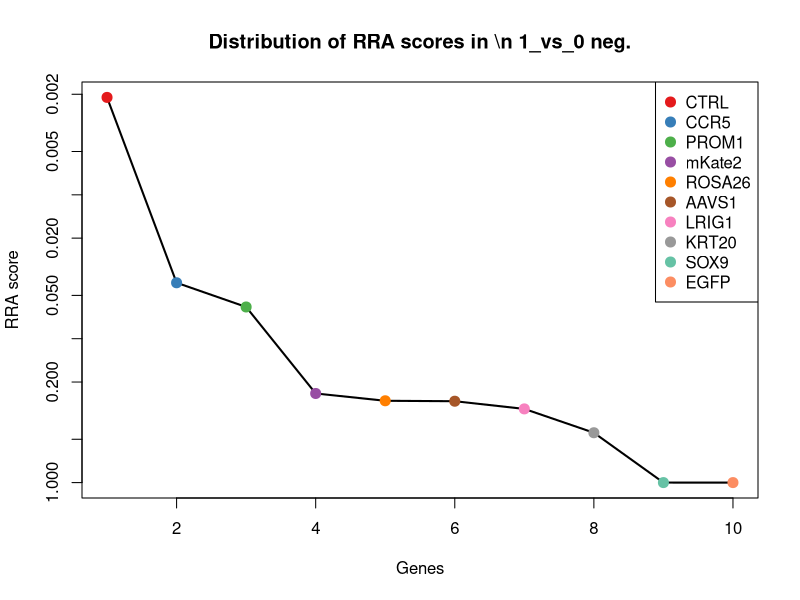
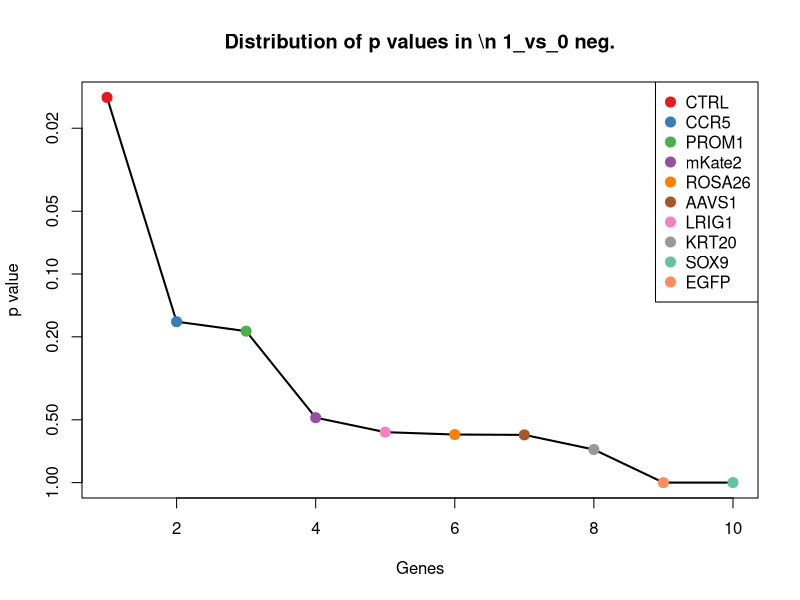
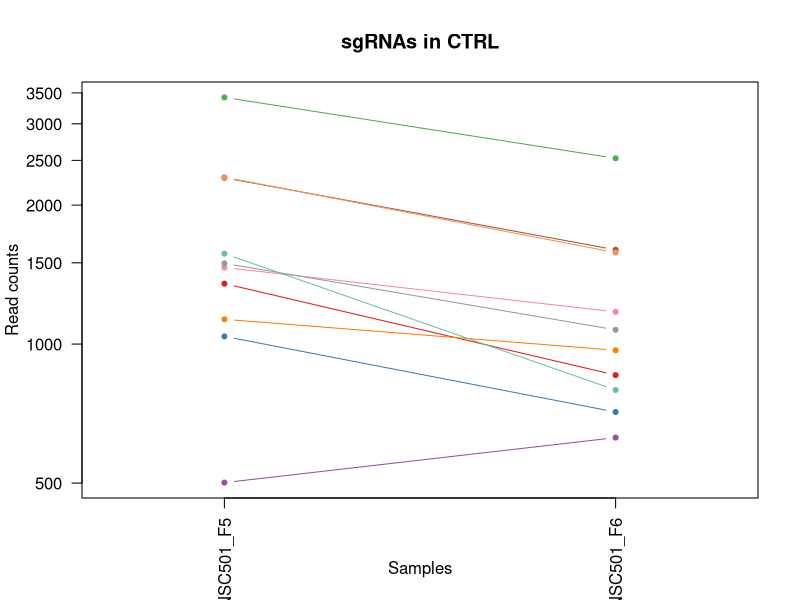
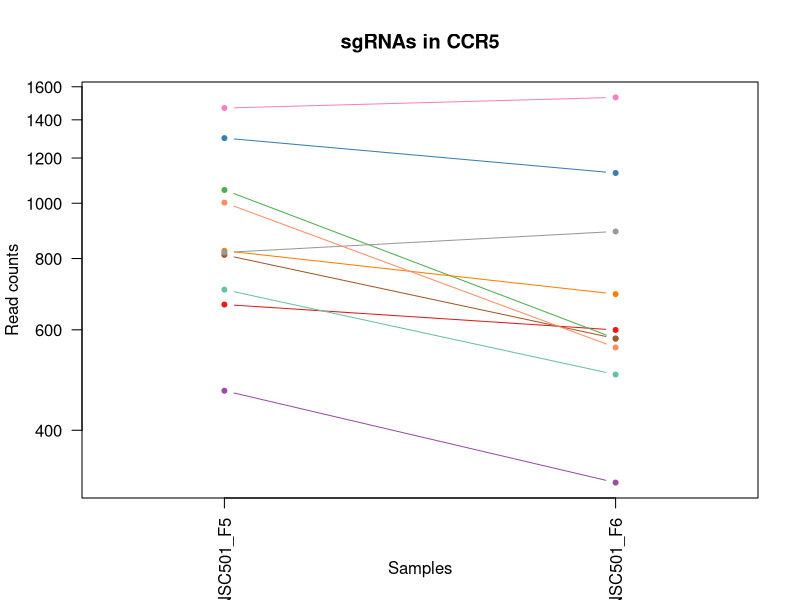
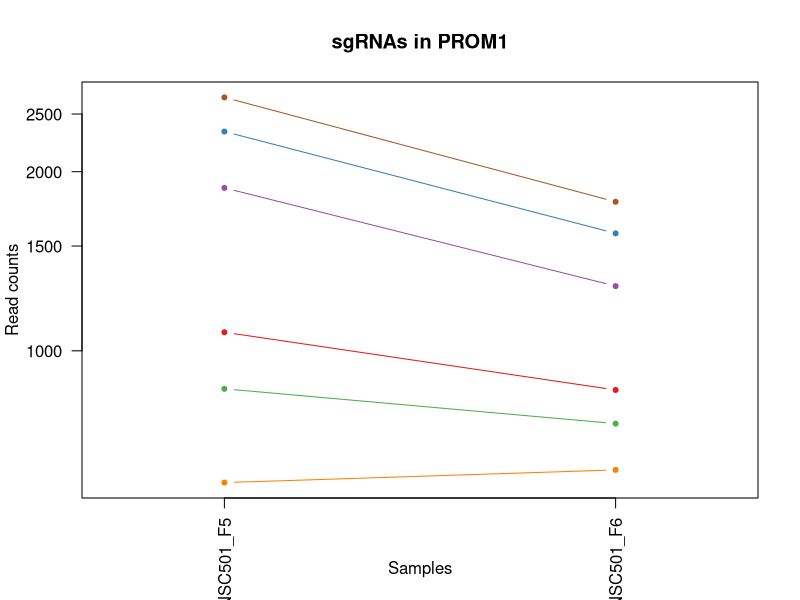
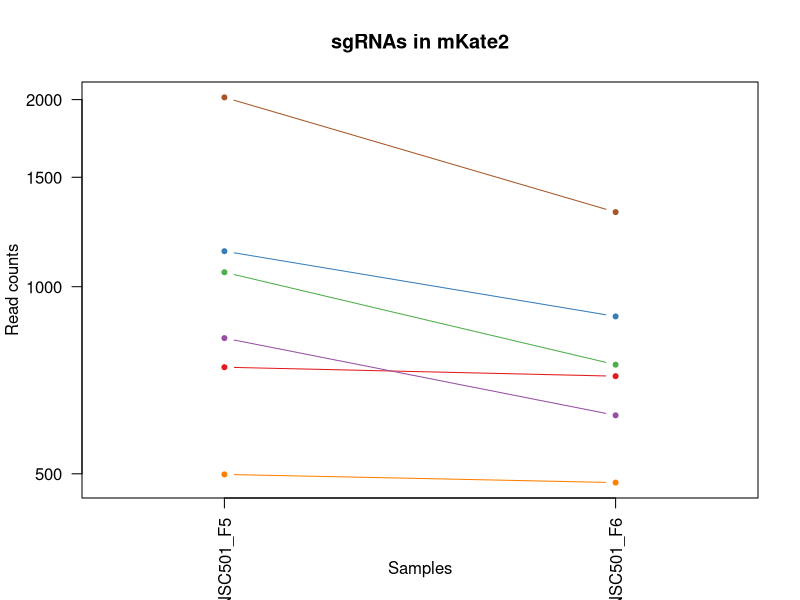
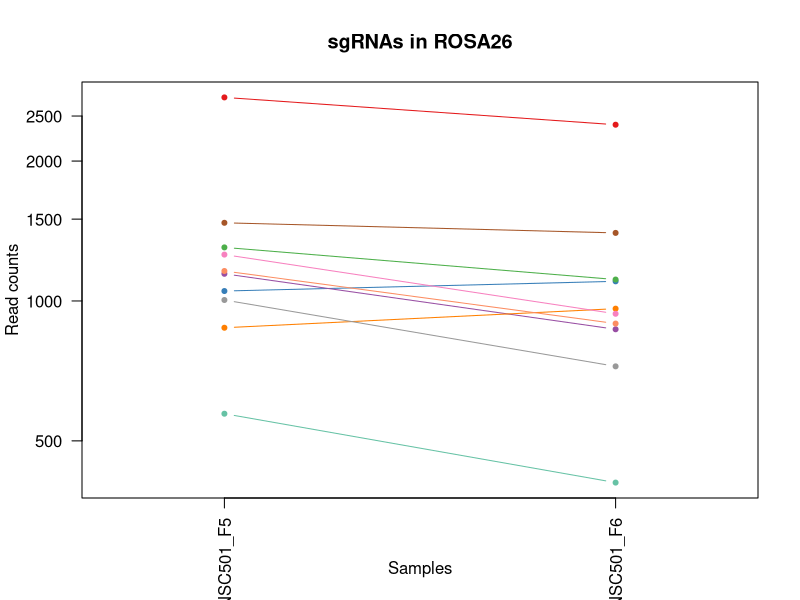
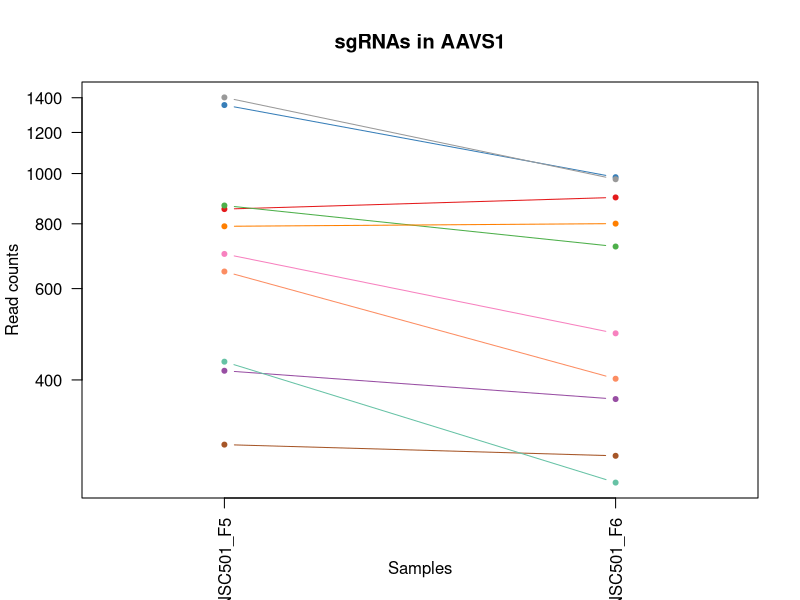

Reproduce these figures in R, in order. (Note: this script raises an error after producing the figures.)
pdf(file='S1B_c0_t1.pdf',width=4.5,height=4.5);
gstable=read.table('S1B_c0_t1.gene_summary.txt',header=T)
# 
#
# parameters
# Do not modify the variables beginning with "__"

# gstablename='__GENE_SUMMARY_FILE__'
startindex=3
# outputfile='__OUTPUT_FILE__'
targetgenelist=c("CTRL","CCR5","PROM1","mKate2","ROSA26","AAVS1","LRIG1","KRT20","SOX9","EGFP")
# samplelabel=sub('.\\w+.\\w+$','',colnames(gstable)[startindex]);
samplelabel='1_vs_0 neg.'


# You need to write some codes in front of this code:
# gstable=read.table(gstablename,header=T)
# pdf(file=outputfile,width=6,height=6)


# set up color using RColorBrewer
#library(RColorBrewer)
#colors <- brewer.pal(length(targetgenelist), "Set1")

colors=c( "#E41A1C", "#377EB8", "#4DAF4A", "#984EA3", "#FF7F00",  "#A65628", "#F781BF",
          "#999999", "#66C2A5", "#FC8D62", "#8DA0CB", "#E78AC3", "#A6D854", "#FFD92F", "#E5C494", "#B3B3B3", 
          "#8DD3C7", "#FFFFB3", "#BEBADA", "#FB8072", "#80B1D3", "#FDB462", "#B3DE69", "#FCCDE5",
          "#D9D9D9", "#BC80BD", "#CCEBC5", "#FFED6F")

######
# function definition

plotrankedvalues<-function(val, tglist, ...){
  
  plot(val,log='y',ylim=c(max(val),min(val)),type='l',lwd=2, ...)
  if(length(tglist)>0){
    for(i in 1:length(tglist)){
      targetgene=tglist[i];
      tx=which(names(val)==targetgene);ty=val[targetgene];
      points(tx,ty,col=colors[(i %% length(colors)) ],cex=2,pch=20)
      # text(tx+50,ty,targetgene,col=colors[i])
    }
    legend('topright',tglist,pch=20,pt.cex = 2,cex=1,col=colors)
  }
}



plotrandvalues<-function(val,targetgenelist, ...){
  # choose the one with the best distance distribution
  
  mindiffvalue=0;
  randval=val;
  for(i in 1:20){
    randval0=sample(val)
    vindex=sort(which(names(randval0) %in% targetgenelist))
    if(max(vindex)>0.9*length(val)){
      # print('pass...')
      next;
    }
    mindiffind=min(diff(vindex));
    if (mindiffind > mindiffvalue){
      mindiffvalue=mindiffind;
      randval=randval0;
      # print(paste('Diff: ',mindiffvalue))
    }
  }
  plot(randval,log='y',ylim=c(max(randval),min(randval)),pch=20,col='grey', ...)
  
  if(length(targetgenelist)>0){
    for(i in 1:length(targetgenelist)){
      targetgene=targetgenelist[i];
      tx=which(names(randval)==targetgene);ty=randval[targetgene];
      points(tx,ty,col=colors[(i %% length(colors)) ],cex=2,pch=20)
      text(tx+50,ty,targetgene,col=colors[i])
    }
  }
  
}




# set.seed(1235)



pvec=gstable[,startindex]
names(pvec)=gstable[,'id']
pvec=sort(pvec);

plotrankedvalues(pvec,targetgenelist,xlab='Genes',ylab='RRA score',main=paste('Distribution of RRA scores in \\n',samplelabel))

# plotrandvalues(pvec,targetgenelist,xlab='Genes',ylab='RRA score',main=paste('Distribution of RRA scores in \\n',samplelabel))


pvec=gstable[,startindex+1]
names(pvec)=gstable[,'id']
pvec=sort(pvec);

plotrankedvalues(pvec,targetgenelist,xlab='Genes',ylab='p value',main=paste('Distribution of p values in \\n',samplelabel))

# plotrandvalues(pvec,targetgenelist,xlab='Genes',ylab='p value',main=paste('Distribution of p values in \\n',samplelabel))



# you need to write after this code:
# dev.off()






# parameters
# Do not modify the variables beginning with "__"
targetmat=list(c(1350.8676676128587,855.6689675297708),c(1037.9870751141914,711.5750249727824),c(3421.132317978127,2524.3124010909455),c(500.1521880088183,626.1860219760486),c(1130.4809728966443,968.6315027442001),c(2290.651345081483,1599.2648686263285),c(1463.915764902523,1173.2093224238752),c(1494.7470641633406,1072.6993501464694),c(1568.9705623838274,794.2956216258684),c(2297.5027449172203,1577.0281490959292))
targetgene="CTRL"
collabel=c("S05_MNSC501_F5","S06_MNSC501_F6")

# set up color using RColorBrewer
#library(RColorBrewer)
#colors <- brewer.pal(length(targetgenelist), "Set1")

colors=c( "#E41A1C", "#377EB8", "#4DAF4A", "#984EA3", "#FF7F00",  "#A65628", "#F781BF",
          "#999999", "#66C2A5", "#FC8D62", "#8DA0CB", "#E78AC3", "#A6D854", "#FFD92F", "#E5C494", "#B3B3B3", 
          "#8DD3C7", "#FFFFB3", "#BEBADA", "#FB8072", "#80B1D3", "#FDB462", "#B3DE69", "#FCCDE5",
          "#D9D9D9", "#BC80BD", "#CCEBC5", "#FFED6F")


## code

targetmatvec=unlist(targetmat)+1
yrange=range(targetmatvec[targetmatvec>0]);
# yrange[1]=1; # set the minimum value to 1
for(i in 1:length(targetmat)){
  vali=targetmat[[i]]+1;
  if(i==1){
    plot(1:length(vali),vali,type='b',las=1,pch=20,main=paste('sgRNAs in',targetgene),ylab='Read counts',xlab='Samples',xlim=c(0.7,length(vali)+0.3),ylim = yrange,col=colors[(i %% length(colors))],xaxt='n',log='y')
    axis(1,at=1:length(vali),labels=(collabel),las=2)
    # lines(0:100,rep(1,101),col='black');
  }else{
    lines(1:length(vali),vali,type='b',pch=20,col=colors[(i %% length(colors))])
  }
}




# parameters
# Do not modify the variables beginning with "__"
targetmat=list(c(663.4438840938892,598.6124897583533),c(1299.4821688448294,1128.7358833630763),c(1053.9736747309116,578.1547077903857),c(468.1789887753779,322.87716758140004),c(824.4517802337142,692.0067117860309),c(810.7489805622398,578.1547077903857),c(1467.3414648203916,1531.6652412539142),c(818.7422803705999,891.24771877841),c(704.5522831083126,499.8814550433797),c(1001.4462759902596,557.6969258224183))
targetgene="CCR5"
collabel=c("S05_MNSC501_F5","S06_MNSC501_F6")

# set up color using RColorBrewer
#library(RColorBrewer)
#colors <- brewer.pal(length(targetgenelist), "Set1")

colors=c( "#E41A1C", "#377EB8", "#4DAF4A", "#984EA3", "#FF7F00",  "#A65628", "#F781BF",
          "#999999", "#66C2A5", "#FC8D62", "#8DA0CB", "#E78AC3", "#A6D854", "#FFD92F", "#E5C494", "#B3B3B3", 
          "#8DD3C7", "#FFFFB3", "#BEBADA", "#FB8072", "#80B1D3", "#FDB462", "#B3DE69", "#FCCDE5",
          "#D9D9D9", "#BC80BD", "#CCEBC5", "#FFED6F")


## code

targetmatvec=unlist(targetmat)+1
yrange=range(targetmatvec[targetmatvec>0]);
# yrange[1]=1; # set the minimum value to 1
for(i in 1:length(targetmat)){
  vali=targetmat[[i]]+1;
  if(i==1){
    plot(1:length(vali),vali,type='b',las=1,pch=20,main=paste('sgRNAs in',targetgene),ylab='Read counts',xlab='Samples',xlim=c(0.7,length(vali)+0.3),ylim = yrange,col=colors[(i %% length(colors))],xaxt='n',log='y')
    axis(1,at=1:length(vali),labels=(collabel),las=2)
    # lines(0:100,rep(1,101),col='black');
  }else{
    lines(1:length(vali),vali,type='b',pch=20,col=colors[(i %% length(colors))])
  }
}




# parameters
# Do not modify the variables beginning with "__"
targetmat=list(c(1073.3859742655006,858.3373738734189),c(2335.185444013775,1574.3597427522811),c(862.1344793302691,753.3800576899334),c(1877.283554992003,1283.5034512946563),c(599.4974856270082,629.7438971009125),c(2665.194536101785,1778.9375624319562))
targetgene="PROM1"
collabel=c("S05_MNSC501_F5","S06_MNSC501_F6")

# set up color using RColorBrewer
#library(RColorBrewer)
#colors <- brewer.pal(length(targetgenelist), "Set1")

colors=c( "#E41A1C", "#377EB8", "#4DAF4A", "#984EA3", "#FF7F00",  "#A65628", "#F781BF",
          "#999999", "#66C2A5", "#FC8D62", "#8DA0CB", "#E78AC3", "#A6D854", "#FFD92F", "#E5C494", "#B3B3B3", 
          "#8DD3C7", "#FFFFB3", "#BEBADA", "#FB8072", "#80B1D3", "#FDB462", "#B3DE69", "#FCCDE5",
          "#D9D9D9", "#BC80BD", "#CCEBC5", "#FFED6F")


## code

targetmatvec=unlist(targetmat)+1
yrange=range(targetmatvec[targetmatvec>0]);
# yrange[1]=1; # set the minimum value to 1
for(i in 1:length(targetmat)){
  vali=targetmat[[i]]+1;
  if(i==1){
    plot(1:length(vali),vali,type='b',las=1,pch=20,main=paste('sgRNAs in',targetgene),ylab='Read counts',xlab='Samples',xlim=c(0.7,length(vali)+0.3),ylim = yrange,col=colors[(i %% length(colors))],xaxt='n',log='y')
    axis(1,at=1:length(vali),labels=(collabel),las=2)
    # lines(0:100,rep(1,101),col='black');
  }else{
    lines(1:length(vali),vali,type='b',pch=20,col=colors[(i %% length(colors))])
  }
}




# parameters
# Do not modify the variables beginning with "__"
targetmat=list(c(741.0930822322446,716.9118376600783),c(1139.6161726776272,894.8055939032739),c(1053.9736747309116,748.0432450026375),c(825.5936802063371,619.9597405075367),c(497.8683880635726,482.9815482002761),c(2015.4534516793706,1317.3032649808636))
targetgene="mKate2"
collabel=c("S05_MNSC501_F5","S06_MNSC501_F6")

# set up color using RColorBrewer
#library(RColorBrewer)
#colors <- brewer.pal(length(targetgenelist), "Set1")

colors=c( "#E41A1C", "#377EB8", "#4DAF4A", "#984EA3", "#FF7F00",  "#A65628", "#F781BF",
          "#999999", "#66C2A5", "#FC8D62", "#8DA0CB", "#E78AC3", "#A6D854", "#FFD92F", "#E5C494", "#B3B3B3", 
          "#8DD3C7", "#FFFFB3", "#BEBADA", "#FB8072", "#80B1D3", "#FDB462", "#B3DE69", "#FCCDE5",
          "#D9D9D9", "#BC80BD", "#CCEBC5", "#FFED6F")


## code

targetmatvec=unlist(targetmat)+1
yrange=range(targetmatvec[targetmatvec>0]);
# yrange[1]=1; # set the minimum value to 1
for(i in 1:length(targetmat)){
  vali=targetmat[[i]]+1;
  if(i==1){
    plot(1:length(vali),vali,type='b',las=1,pch=20,main=paste('sgRNAs in',targetgene),ylab='Read counts',xlab='Samples',xlim=c(0.7,length(vali)+0.3),ylim = yrange,col=colors[(i %% length(colors))],xaxt='n',log='y')
    axis(1,at=1:length(vali),labels=(collabel),las=2)
    # lines(0:100,rep(1,101),col='black');
  }else{
    lines(1:length(vali),vali,type='b',pch=20,col=colors[(i %% length(colors))])
  }
}




# parameters
# Do not modify the variables beginning with "__"
targetmat=list(c(2740.559934294895,2393.560490252197),c(1049.4060748404202,1101.1623511453809),c(1302.907868762698,1110.9465077387565),c(1143.0418725954958,868.1215304667946),c(874.6953790291207,961.5157524944723),c(1471.9090647108833,1400.0238616339495),c(1257.231869857783,937.5000954016409),c(1003.7300759355053,722.2486503473742),c(570.9499863114364,405.597764234486),c(1159.028472212216,893.026656340842))
targetgene="ROSA26"
collabel=c("S05_MNSC501_F5","S06_MNSC501_F6")

# set up color using RColorBrewer
#library(RColorBrewer)
#colors <- brewer.pal(length(targetgenelist), "Set1")

colors=c( "#E41A1C", "#377EB8", "#4DAF4A", "#984EA3", "#FF7F00",  "#A65628", "#F781BF",
          "#999999", "#66C2A5", "#FC8D62", "#8DA0CB", "#E78AC3", "#A6D854", "#FFD92F", "#E5C494", "#B3B3B3", 
          "#8DD3C7", "#FFFFB3", "#BEBADA", "#FB8072", "#80B1D3", "#FDB462", "#B3DE69", "#FCCDE5",
          "#D9D9D9", "#BC80BD", "#CCEBC5", "#FFED6F")


## code

targetmatvec=unlist(targetmat)+1
yrange=range(targetmatvec[targetmatvec>0]);
# yrange[1]=1; # set the minimum value to 1
for(i in 1:length(targetmat)){
  vali=targetmat[[i]]+1;
  if(i==1){
    plot(1:length(vali),vali,type='b',las=1,pch=20,main=paste('sgRNAs in',targetgene),ylab='Read counts',xlab='Samples',xlim=c(0.7,length(vali)+0.3),ylim = yrange,col=colors[(i %% length(colors))],xaxt='n',log='y')
    axis(1,at=1:length(vali),labels=(collabel),las=2)
    # lines(0:100,rep(1,101),col='black');
  }else{
    lines(1:length(vali),vali,type='b',pch=20,col=colors[(i %% length(colors))])
  }
}




# parameters
# Do not modify the variables beginning with "__"
targetmat=list(c(852.999279549286,898.3634690281378),c(1354.2933675307272,982.8630032436557),c(866.7020792207605,722.2486503473742),c(415.65159003472576,366.46113786098294),c(790.1947810550281,799.6324343131643),c(299.1777928271927,284.630009989113),c(698.8427832451982,490.9867672312199),c(1401.111266408265,973.968315431496),c(432.7800896240688,252.60913386533775),c(646.315384504546,401.1504203284061))
targetgene="AAVS1"
collabel=c("S05_MNSC501_F5","S06_MNSC501_F6")

# set up color using RColorBrewer
#library(RColorBrewer)
#colors <- brewer.pal(length(targetgenelist), "Set1")

colors=c( "#E41A1C", "#377EB8", "#4DAF4A", "#984EA3", "#FF7F00",  "#A65628", "#F781BF",
          "#999999", "#66C2A5", "#FC8D62", "#8DA0CB", "#E78AC3", "#A6D854", "#FFD92F", "#E5C494", "#B3B3B3", 
          "#8DD3C7", "#FFFFB3", "#BEBADA", "#FB8072", "#80B1D3", "#FDB462", "#B3DE69", "#FCCDE5",
          "#D9D9D9", "#BC80BD", "#CCEBC5", "#FFED6F")


## code

targetmatvec=unlist(targetmat)+1
yrange=range(targetmatvec[targetmatvec>0]);
# yrange[1]=1; # set the minimum value to 1
for(i in 1:length(targetmat)){
  vali=targetmat[[i]]+1;
  if(i==1){
    plot(1:length(vali),vali,type='b',las=1,pch=20,main=paste('sgRNAs in',targetgene),ylab='Read counts',xlab='Samples',xlim=c(0.7,length(vali)+0.3),ylim = yrange,col=colors[(i %% length(colors))],xaxt='n',log='y')
    axis(1,at=1:length(vali),labels=(collabel),las=2)
    # lines(0:100,rep(1,101),col='black');
  }else{
    lines(1:length(vali),vali,type='b',pch=20,col=colors[(i %% length(colors))])
  }
}




# parameters
# Do not modify the variables beginning with "__"
targetmat=list(c(1314.3268684889267,1142.9673838625317),c(784.4852811919137,588.8283331649775),c(858.7087794124004,636.8596473506403),c(1781.3639572916818,1158.9778219244195),c(2198.1574472990305,1726.4589043402134),c(678.2885837379865,566.591613634578))
targetgene="LRIG1"
collabel=c("S05_MNSC501_F5","S06_MNSC501_F6")

# set up color using RColorBrewer
#library(RColorBrewer)
#colors <- brewer.pal(length(targetgenelist), "Set1")

colors=c( "#E41A1C", "#377EB8", "#4DAF4A", "#984EA3", "#FF7F00",  "#A65628", "#F781BF",
          "#999999", "#66C2A5", "#FC8D62", "#8DA0CB", "#E78AC3", "#A6D854", "#FFD92F", "#E5C494", "#B3B3B3", 
          "#8DD3C7", "#FFFFB3", "#BEBADA", "#FB8072", "#80B1D3", "#FDB462", "#B3DE69", "#FCCDE5",
          "#D9D9D9", "#BC80BD", "#CCEBC5", "#FFED6F")


## code

targetmatvec=unlist(targetmat)+1
yrange=range(targetmatvec[targetmatvec>0]);
# yrange[1]=1; # set the minimum value to 1
for(i in 1:length(targetmat)){
  vali=targetmat[[i]]+1;
  if(i==1){
    plot(1:length(vali),vali,type='b',las=1,pch=20,main=paste('sgRNAs in',targetgene),ylab='Read counts',xlab='Samples',xlim=c(0.7,length(vali)+0.3),ylim = yrange,col=colors[(i %% length(colors))],xaxt='n',log='y')
    axis(1,at=1:length(vali),labels=(collabel),las=2)
    # lines(0:100,rep(1,101),col='black');
  }else{
    lines(1:length(vali),vali,type='b',pch=20,col=colors[(i %% length(colors))])
  }
}




# parameters
# Do not modify the variables beginning with "__"
targetmat=list(c(624.6192850247115,548.8022380102584),c(1222.974870679097,1052.2415681785021),c(908.9523782078069,805.8587157816761),c(623.4773850520886,395.81360764111025),c(1808.7695566346306,1206.1196673288662),c(644.0315845593003,494.5446423560838))
targetgene="KRT20"
collabel=c("S05_MNSC501_F5","S06_MNSC501_F6")

# set up color using RColorBrewer
#library(RColorBrewer)
#colors <- brewer.pal(length(targetgenelist), "Set1")

colors=c( "#E41A1C", "#377EB8", "#4DAF4A", "#984EA3", "#FF7F00",  "#A65628", "#F781BF",
          "#999999", "#66C2A5", "#FC8D62", "#8DA0CB", "#E78AC3", "#A6D854", "#FFD92F", "#E5C494", "#B3B3B3", 
          "#8DD3C7", "#FFFFB3", "#BEBADA", "#FB8072", "#80B1D3", "#FDB462", "#B3DE69", "#FCCDE5",
          "#D9D9D9", "#BC80BD", "#CCEBC5", "#FFED6F")


## code

targetmatvec=unlist(targetmat)+1
yrange=range(targetmatvec[targetmatvec>0]);
# yrange[1]=1; # set the minimum value to 1
for(i in 1:length(targetmat)){
  vali=targetmat[[i]]+1;
  if(i==1){
    plot(1:length(vali),vali,type='b',las=1,pch=20,main=paste('sgRNAs in',targetgene),ylab='Read counts',xlab='Samples',xlim=c(0.7,length(vali)+0.3),ylim = yrange,col=colors[(i %% length(colors))],xaxt='n',log='y')
    axis(1,at=1:length(vali),labels=(collabel),las=2)
    # lines(0:100,rep(1,101),col='black');
  }else{
    lines(1:length(vali),vali,type='b',pch=20,col=colors[(i %% length(colors))])
  }
}




# parameters
# Do not modify the variables beginning with "__"
targetmat=list(c(631.4706848604487,1164.3146346117153),c(179.27829570179105,1123.3990706757802),c(290.04259304620973,332.6613241747758),c(181.56209564703678,489.20782966878795),c(468.1789887753779,1376.008204541118),c(677.1466837653636,1145.6357902061798))
targetgene="SOX9"
collabel=c("S05_MNSC501_F5","S06_MNSC501_F6")

# set up color using RColorBrewer
#library(RColorBrewer)
#colors <- brewer.pal(length(targetgenelist), "Set1")

colors=c( "#E41A1C", "#377EB8", "#4DAF4A", "#984EA3", "#FF7F00",  "#A65628", "#F781BF",
          "#999999", "#66C2A5", "#FC8D62", "#8DA0CB", "#E78AC3", "#A6D854", "#FFD92F", "#E5C494", "#B3B3B3", 
          "#8DD3C7", "#FFFFB3", "#BEBADA", "#FB8072", "#80B1D3", "#FDB462", "#B3DE69", "#FCCDE5",
          "#D9D9D9", "#BC80BD", "#CCEBC5", "#FFED6F")


## code

targetmatvec=unlist(targetmat)+1
yrange=range(targetmatvec[targetmatvec>0]);
# yrange[1]=1; # set the minimum value to 1
for(i in 1:length(targetmat)){
  vali=targetmat[[i]]+1;
  if(i==1){
    plot(1:length(vali),vali,type='b',las=1,pch=20,main=paste('sgRNAs in',targetgene),ylab='Read counts',xlab='Samples',xlim=c(0.7,length(vali)+0.3),ylim = yrange,col=colors[(i %% length(colors))],xaxt='n',log='y')
    axis(1,at=1:length(vali),labels=(collabel),las=2)
    # lines(0:100,rep(1,101),col='black');
  }else{
    lines(1:length(vali),vali,type='b',pch=20,col=colors[(i %% length(colors))])
  }
}




# parameters
# Do not modify the variables beginning with "__"
targetmat=list(c(158.72409619457935,2691.5325319595495),c(277.4816933473581,3594.343344893767),c(190.69729542801977,1834.9740956485628),c(202.1162951542485,1373.3397981974701),c(189.5553954553969,3235.887426063728),c(668.0114839843807,2656.8432494921262))
targetgene="EGFP"
collabel=c("S05_MNSC501_F5","S06_MNSC501_F6")

# set up color using RColorBrewer
#library(RColorBrewer)
#colors <- brewer.pal(length(targetgenelist), "Set1")

colors=c( "#E41A1C", "#377EB8", "#4DAF4A", "#984EA3", "#FF7F00",  "#A65628", "#F781BF",
          "#999999", "#66C2A5", "#FC8D62", "#8DA0CB", "#E78AC3", "#A6D854", "#FFD92F", "#E5C494", "#B3B3B3", 
          "#8DD3C7", "#FFFFB3", "#BEBADA", "#FB8072", "#80B1D3", "#FDB462", "#B3DE69", "#FCCDE5",
          "#D9D9D9", "#BC80BD", "#CCEBC5", "#FFED6F")


## code

targetmatvec=unlist(targetmat)+1
yrange=range(targetmatvec[targetmatvec>0]);
# yrange[1]=1; # set the minimum value to 1
for(i in 1:length(targetmat)){
  vali=targetmat[[i]]+1;
  if(i==1){
    plot(1:length(vali),vali,type='b',las=1,pch=20,main=paste('sgRNAs in',targetgene),ylab='Read counts',xlab='Samples',xlim=c(0.7,length(vali)+0.3),ylim = yrange,col=colors[(i %% length(colors))],xaxt='n',log='y')
    axis(1,at=1:length(vali),labels=(collabel),las=2)
    # lines(0:100,rep(1,101),col='black');
  }else{
    lines(1:length(vali),vali,type='b',pch=20,col=colors[(i %% length(colors))])
  }
}



# 
#
# parameters
# Do not modify the variables beginning with "__"

# gstablename='__GENE_SUMMARY_FILE__'
startindex=9
# outputfile='__OUTPUT_FILE__'
targetgenelist=c("EGFP","SOX9","PROM1","CTRL","ROSA26","mKate2","CCR5","AAVS1","KRT20","LRIG1")
# samplelabel=sub('.\\w+.\\w+$','',colnames(gstable)[startindex]);
samplelabel='1_vs_0 pos.'


# You need to write some codes in front of this code:
# gstable=read.table(gstablename,header=T)
# pdf(file=outputfile,width=6,height=6)


# set up color using RColorBrewer
#library(RColorBrewer)
#colors <- brewer.pal(length(targetgenelist), "Set1")

colors=c( "#E41A1C", "#377EB8", "#4DAF4A", "#984EA3", "#FF7F00",  "#A65628", "#F781BF",
          "#999999", "#66C2A5", "#FC8D62", "#8DA0CB", "#E78AC3", "#A6D854", "#FFD92F", "#E5C494", "#B3B3B3", 
          "#8DD3C7", "#FFFFB3", "#BEBADA", "#FB8072", "#80B1D3", "#FDB462", "#B3DE69", "#FCCDE5",
          "#D9D9D9", "#BC80BD", "#CCEBC5", "#FFED6F")

######
# function definition

plotrankedvalues<-function(val, tglist, ...){
  
  plot(val,log='y',ylim=c(max(val),min(val)),type='l',lwd=2, ...)
  if(length(tglist)>0){
    for(i in 1:length(tglist)){
      targetgene=tglist[i];
      tx=which(names(val)==targetgene);ty=val[targetgene];
      points(tx,ty,col=colors[(i %% length(colors)) ],cex=2,pch=20)
      # text(tx+50,ty,targetgene,col=colors[i])
    }
    legend('topright',tglist,pch=20,pt.cex = 2,cex=1,col=colors)
  }
}



plotrandvalues<-function(val,targetgenelist, ...){
  # choose the one with the best distance distribution
  
  mindiffvalue=0;
  randval=val;
  for(i in 1:20){
    randval0=sample(val)
    vindex=sort(which(names(randval0) %in% targetgenelist))
    if(max(vindex)>0.9*length(val)){
      # print('pass...')
      next;
    }
    mindiffind=min(diff(vindex));
    if (mindiffind > mindiffvalue){
      mindiffvalue=mindiffind;
      randval=randval0;
      # print(paste('Diff: ',mindiffvalue))
    }
  }
  plot(randval,log='y',ylim=c(max(randval),min(randval)),pch=20,col='grey', ...)
  
  if(length(targetgenelist)>0){
    for(i in 1:length(targetgenelist)){
      targetgene=targetgenelist[i];
      tx=which(names(randval)==targetgene);ty=randval[targetgene];
      points(tx,ty,col=colors[(i %% length(colors)) ],cex=2,pch=20)
      text(tx+50,ty,targetgene,col=colors[i])
    }
  }
  
}




# set.seed(1235)



pvec=gstable[,startindex]
names(pvec)=gstable[,'id']
pvec=sort(pvec);

plotrankedvalues(pvec,targetgenelist,xlab='Genes',ylab='RRA score',main=paste('Distribution of RRA scores in \\n',samplelabel))

# plotrandvalues(pvec,targetgenelist,xlab='Genes',ylab='RRA score',main=paste('Distribution of RRA scores in \\n',samplelabel))


pvec=gstable[,startindex+1]
names(pvec)=gstable[,'id']
pvec=sort(pvec);

plotrankedvalues(pvec,targetgenelist,xlab='Genes',ylab='p value',main=paste('Distribution of p values in \\n',samplelabel))

# plotrandvalues(pvec,targetgenelist,xlab='Genes',ylab='p value',main=paste('Distribution of p values in \\n',samplelabel))



# you need to write after this code:
# dev.off()






# parameters
# Do not modify the variables beginning with "__"
targetmat=list(c(158.72409619457935,2691.5325319595495),c(277.4816933473581,3594.343344893767),c(190.69729542801977,1834.9740956485628),c(202.1162951542485,1373.3397981974701),c(189.5553954553969,3235.887426063728),c(668.0114839843807,2656.8432494921262))
targetgene="EGFP"
collabel=c("S05_MNSC501_F5","S06_MNSC501_F6")

# set up color using RColorBrewer
#library(RColorBrewer)
#colors <- brewer.pal(length(targetgenelist), "Set1")

colors=c( "#E41A1C", "#377EB8", "#4DAF4A", "#984EA3", "#FF7F00",  "#A65628", "#F781BF",
          "#999999", "#66C2A5", "#FC8D62", "#8DA0CB", "#E78AC3", "#A6D854", "#FFD92F", "#E5C494", "#B3B3B3", 
          "#8DD3C7", "#FFFFB3", "#BEBADA", "#FB8072", "#80B1D3", "#FDB462", "#B3DE69", "#FCCDE5",
          "#D9D9D9", "#BC80BD", "#CCEBC5", "#FFED6F")


## code

targetmatvec=unlist(targetmat)+1
yrange=range(targetmatvec[targetmatvec>0]);
# yrange[1]=1; # set the minimum value to 1
for(i in 1:length(targetmat)){
  vali=targetmat[[i]]+1;
  if(i==1){
    plot(1:length(vali),vali,type='b',las=1,pch=20,main=paste('sgRNAs in',targetgene),ylab='Read counts',xlab='Samples',xlim=c(0.7,length(vali)+0.3),ylim = yrange,col=colors[(i %% length(colors))],xaxt='n',log='y')
    axis(1,at=1:length(vali),labels=(collabel),las=2)
    # lines(0:100,rep(1,101),col='black');
  }else{
    lines(1:length(vali),vali,type='b',pch=20,col=colors[(i %% length(colors))])
  }
}




# parameters
# Do not modify the variables beginning with "__"
targetmat=list(c(631.4706848604487,1164.3146346117153),c(179.27829570179105,1123.3990706757802),c(290.04259304620973,332.6613241747758),c(181.56209564703678,489.20782966878795),c(468.1789887753779,1376.008204541118),c(677.1466837653636,1145.6357902061798))
targetgene="SOX9"
collabel=c("S05_MNSC501_F5","S06_MNSC501_F6")

# set up color using RColorBrewer
#library(RColorBrewer)
#colors <- brewer.pal(length(targetgenelist), "Set1")

colors=c( "#E41A1C", "#377EB8", "#4DAF4A", "#984EA3", "#FF7F00",  "#A65628", "#F781BF",
          "#999999", "#66C2A5", "#FC8D62", "#8DA0CB", "#E78AC3", "#A6D854", "#FFD92F", "#E5C494", "#B3B3B3", 
          "#8DD3C7", "#FFFFB3", "#BEBADA", "#FB8072", "#80B1D3", "#FDB462", "#B3DE69", "#FCCDE5",
          "#D9D9D9", "#BC80BD", "#CCEBC5", "#FFED6F")


## code

targetmatvec=unlist(targetmat)+1
yrange=range(targetmatvec[targetmatvec>0]);
# yrange[1]=1; # set the minimum value to 1
for(i in 1:length(targetmat)){
  vali=targetmat[[i]]+1;
  if(i==1){
    plot(1:length(vali),vali,type='b',las=1,pch=20,main=paste('sgRNAs in',targetgene),ylab='Read counts',xlab='Samples',xlim=c(0.7,length(vali)+0.3),ylim = yrange,col=colors[(i %% length(colors))],xaxt='n',log='y')
    axis(1,at=1:length(vali),labels=(collabel),las=2)
    # lines(0:100,rep(1,101),col='black');
  }else{
    lines(1:length(vali),vali,type='b',pch=20,col=colors[(i %% length(colors))])
  }
}




# parameters
# Do not modify the variables beginning with "__"
targetmat=list(c(1073.3859742655006,858.3373738734189),c(2335.185444013775,1574.3597427522811),c(862.1344793302691,753.3800576899334),c(1877.283554992003,1283.5034512946563),c(599.4974856270082,629.7438971009125),c(2665.194536101785,1778.9375624319562))
targetgene="PROM1"
collabel=c("S05_MNSC501_F5","S06_MNSC501_F6")

# set up color using RColorBrewer
#library(RColorBrewer)
#colors <- brewer.pal(length(targetgenelist), "Set1")

colors=c( "#E41A1C", "#377EB8", "#4DAF4A", "#984EA3", "#FF7F00",  "#A65628", "#F781BF",
          "#999999", "#66C2A5", "#FC8D62", "#8DA0CB", "#E78AC3", "#A6D854", "#FFD92F", "#E5C494", "#B3B3B3", 
          "#8DD3C7", "#FFFFB3", "#BEBADA", "#FB8072", "#80B1D3", "#FDB462", "#B3DE69", "#FCCDE5",
          "#D9D9D9", "#BC80BD", "#CCEBC5", "#FFED6F")


## code

targetmatvec=unlist(targetmat)+1
yrange=range(targetmatvec[targetmatvec>0]);
# yrange[1]=1; # set the minimum value to 1
for(i in 1:length(targetmat)){
  vali=targetmat[[i]]+1;
  if(i==1){
    plot(1:length(vali),vali,type='b',las=1,pch=20,main=paste('sgRNAs in',targetgene),ylab='Read counts',xlab='Samples',xlim=c(0.7,length(vali)+0.3),ylim = yrange,col=colors[(i %% length(colors))],xaxt='n',log='y')
    axis(1,at=1:length(vali),labels=(collabel),las=2)
    # lines(0:100,rep(1,101),col='black');
  }else{
    lines(1:length(vali),vali,type='b',pch=20,col=colors[(i %% length(colors))])
  }
}




# parameters
# Do not modify the variables beginning with "__"
targetmat=list(c(1350.8676676128587,855.6689675297708),c(1037.9870751141914,711.5750249727824),c(3421.132317978127,2524.3124010909455),c(500.1521880088183,626.1860219760486),c(1130.4809728966443,968.6315027442001),c(2290.651345081483,1599.2648686263285),c(1463.915764902523,1173.2093224238752),c(1494.7470641633406,1072.6993501464694),c(1568.9705623838274,794.2956216258684),c(2297.5027449172203,1577.0281490959292))
targetgene="CTRL"
collabel=c("S05_MNSC501_F5","S06_MNSC501_F6")

# set up color using RColorBrewer
#library(RColorBrewer)
#colors <- brewer.pal(length(targetgenelist), "Set1")

colors=c( "#E41A1C", "#377EB8", "#4DAF4A", "#984EA3", "#FF7F00",  "#A65628", "#F781BF",
          "#999999", "#66C2A5", "#FC8D62", "#8DA0CB", "#E78AC3", "#A6D854", "#FFD92F", "#E5C494", "#B3B3B3", 
          "#8DD3C7", "#FFFFB3", "#BEBADA", "#FB8072", "#80B1D3", "#FDB462", "#B3DE69", "#FCCDE5",
          "#D9D9D9", "#BC80BD", "#CCEBC5", "#FFED6F")


## code

targetmatvec=unlist(targetmat)+1
yrange=range(targetmatvec[targetmatvec>0]);
# yrange[1]=1; # set the minimum value to 1
for(i in 1:length(targetmat)){
  vali=targetmat[[i]]+1;
  if(i==1){
    plot(1:length(vali),vali,type='b',las=1,pch=20,main=paste('sgRNAs in',targetgene),ylab='Read counts',xlab='Samples',xlim=c(0.7,length(vali)+0.3),ylim = yrange,col=colors[(i %% length(colors))],xaxt='n',log='y')
    axis(1,at=1:length(vali),labels=(collabel),las=2)
    # lines(0:100,rep(1,101),col='black');
  }else{
    lines(1:length(vali),vali,type='b',pch=20,col=colors[(i %% length(colors))])
  }
}




# parameters
# Do not modify the variables beginning with "__"
targetmat=list(c(2740.559934294895,2393.560490252197),c(1049.4060748404202,1101.1623511453809),c(1302.907868762698,1110.9465077387565),c(1143.0418725954958,868.1215304667946),c(874.6953790291207,961.5157524944723),c(1471.9090647108833,1400.0238616339495),c(1257.231869857783,937.5000954016409),c(1003.7300759355053,722.2486503473742),c(570.9499863114364,405.597764234486),c(1159.028472212216,893.026656340842))
targetgene="ROSA26"
collabel=c("S05_MNSC501_F5","S06_MNSC501_F6")

# set up color using RColorBrewer
#library(RColorBrewer)
#colors <- brewer.pal(length(targetgenelist), "Set1")

colors=c( "#E41A1C", "#377EB8", "#4DAF4A", "#984EA3", "#FF7F00",  "#A65628", "#F781BF",
          "#999999", "#66C2A5", "#FC8D62", "#8DA0CB", "#E78AC3", "#A6D854", "#FFD92F", "#E5C494", "#B3B3B3", 
          "#8DD3C7", "#FFFFB3", "#BEBADA", "#FB8072", "#80B1D3", "#FDB462", "#B3DE69", "#FCCDE5",
          "#D9D9D9", "#BC80BD", "#CCEBC5", "#FFED6F")


## code

targetmatvec=unlist(targetmat)+1
yrange=range(targetmatvec[targetmatvec>0]);
# yrange[1]=1; # set the minimum value to 1
for(i in 1:length(targetmat)){
  vali=targetmat[[i]]+1;
  if(i==1){
    plot(1:length(vali),vali,type='b',las=1,pch=20,main=paste('sgRNAs in',targetgene),ylab='Read counts',xlab='Samples',xlim=c(0.7,length(vali)+0.3),ylim = yrange,col=colors[(i %% length(colors))],xaxt='n',log='y')
    axis(1,at=1:length(vali),labels=(collabel),las=2)
    # lines(0:100,rep(1,101),col='black');
  }else{
    lines(1:length(vali),vali,type='b',pch=20,col=colors[(i %% length(colors))])
  }
}




# parameters
# Do not modify the variables beginning with "__"
targetmat=list(c(741.0930822322446,716.9118376600783),c(1139.6161726776272,894.8055939032739),c(1053.9736747309116,748.0432450026375),c(825.5936802063371,619.9597405075367),c(497.8683880635726,482.9815482002761),c(2015.4534516793706,1317.3032649808636))
targetgene="mKate2"
collabel=c("S05_MNSC501_F5","S06_MNSC501_F6")

# set up color using RColorBrewer
#library(RColorBrewer)
#colors <- brewer.pal(length(targetgenelist), "Set1")

colors=c( "#E41A1C", "#377EB8", "#4DAF4A", "#984EA3", "#FF7F00",  "#A65628", "#F781BF",
          "#999999", "#66C2A5", "#FC8D62", "#8DA0CB", "#E78AC3", "#A6D854", "#FFD92F", "#E5C494", "#B3B3B3", 
          "#8DD3C7", "#FFFFB3", "#BEBADA", "#FB8072", "#80B1D3", "#FDB462", "#B3DE69", "#FCCDE5",
          "#D9D9D9", "#BC80BD", "#CCEBC5", "#FFED6F")


## code

targetmatvec=unlist(targetmat)+1
yrange=range(targetmatvec[targetmatvec>0]);
# yrange[1]=1; # set the minimum value to 1
for(i in 1:length(targetmat)){
  vali=targetmat[[i]]+1;
  if(i==1){
    plot(1:length(vali),vali,type='b',las=1,pch=20,main=paste('sgRNAs in',targetgene),ylab='Read counts',xlab='Samples',xlim=c(0.7,length(vali)+0.3),ylim = yrange,col=colors[(i %% length(colors))],xaxt='n',log='y')
    axis(1,at=1:length(vali),labels=(collabel),las=2)
    # lines(0:100,rep(1,101),col='black');
  }else{
    lines(1:length(vali),vali,type='b',pch=20,col=colors[(i %% length(colors))])
  }
}




# parameters
# Do not modify the variables beginning with "__"
targetmat=list(c(663.4438840938892,598.6124897583533),c(1299.4821688448294,1128.7358833630763),c(1053.9736747309116,578.1547077903857),c(468.1789887753779,322.87716758140004),c(824.4517802337142,692.0067117860309),c(810.7489805622398,578.1547077903857),c(1467.3414648203916,1531.6652412539142),c(818.7422803705999,891.24771877841),c(704.5522831083126,499.8814550433797),c(1001.4462759902596,557.6969258224183))
targetgene="CCR5"
collabel=c("S05_MNSC501_F5","S06_MNSC501_F6")

# set up color using RColorBrewer
#library(RColorBrewer)
#colors <- brewer.pal(length(targetgenelist), "Set1")

colors=c( "#E41A1C", "#377EB8", "#4DAF4A", "#984EA3", "#FF7F00",  "#A65628", "#F781BF",
          "#999999", "#66C2A5", "#FC8D62", "#8DA0CB", "#E78AC3", "#A6D854", "#FFD92F", "#E5C494", "#B3B3B3", 
          "#8DD3C7", "#FFFFB3", "#BEBADA", "#FB8072", "#80B1D3", "#FDB462", "#B3DE69", "#FCCDE5",
          "#D9D9D9", "#BC80BD", "#CCEBC5", "#FFED6F")


## code

targetmatvec=unlist(targetmat)+1
yrange=range(targetmatvec[targetmatvec>0]);
# yrange[1]=1; # set the minimum value to 1
for(i in 1:length(targetmat)){
  vali=targetmat[[i]]+1;
  if(i==1){
    plot(1:length(vali),vali,type='b',las=1,pch=20,main=paste('sgRNAs in',targetgene),ylab='Read counts',xlab='Samples',xlim=c(0.7,length(vali)+0.3),ylim = yrange,col=colors[(i %% length(colors))],xaxt='n',log='y')
    axis(1,at=1:length(vali),labels=(collabel),las=2)
    # lines(0:100,rep(1,101),col='black');
  }else{
    lines(1:length(vali),vali,type='b',pch=20,col=colors[(i %% length(colors))])
  }
}




# parameters
# Do not modify the variables beginning with "__"
targetmat=list(c(852.999279549286,898.3634690281378),c(1354.2933675307272,982.8630032436557),c(866.7020792207605,722.2486503473742),c(415.65159003472576,366.46113786098294),c(790.1947810550281,799.6324343131643),c(299.1777928271927,284.630009989113),c(698.8427832451982,490.9867672312199),c(1401.111266408265,973.968315431496),c(432.7800896240688,252.60913386533775),c(646.315384504546,401.1504203284061))
targetgene="AAVS1"
collabel=c("S05_MNSC501_F5","S06_MNSC501_F6")

# set up color using RColorBrewer
#library(RColorBrewer)
#colors <- brewer.pal(length(targetgenelist), "Set1")

colors=c( "#E41A1C", "#377EB8", "#4DAF4A", "#984EA3", "#FF7F00",  "#A65628", "#F781BF",
          "#999999", "#66C2A5", "#FC8D62", "#8DA0CB", "#E78AC3", "#A6D854", "#FFD92F", "#E5C494", "#B3B3B3", 
          "#8DD3C7", "#FFFFB3", "#BEBADA", "#FB8072", "#80B1D3", "#FDB462", "#B3DE69", "#FCCDE5",
          "#D9D9D9", "#BC80BD", "#CCEBC5", "#FFED6F")


## code

targetmatvec=unlist(targetmat)+1
yrange=range(targetmatvec[targetmatvec>0]);
# yrange[1]=1; # set the minimum value to 1
for(i in 1:length(targetmat)){
  vali=targetmat[[i]]+1;
  if(i==1){
    plot(1:length(vali),vali,type='b',las=1,pch=20,main=paste('sgRNAs in',targetgene),ylab='Read counts',xlab='Samples',xlim=c(0.7,length(vali)+0.3),ylim = yrange,col=colors[(i %% length(colors))],xaxt='n',log='y')
    axis(1,at=1:length(vali),labels=(collabel),las=2)
    # lines(0:100,rep(1,101),col='black');
  }else{
    lines(1:length(vali),vali,type='b',pch=20,col=colors[(i %% length(colors))])
  }
}




# parameters
# Do not modify the variables beginning with "__"
targetmat=list(c(624.6192850247115,548.8022380102584),c(1222.974870679097,1052.2415681785021),c(908.9523782078069,805.8587157816761),c(623.4773850520886,395.81360764111025),c(1808.7695566346306,1206.1196673288662),c(644.0315845593003,494.5446423560838))
targetgene="KRT20"
collabel=c("S05_MNSC501_F5","S06_MNSC501_F6")

# set up color using RColorBrewer
#library(RColorBrewer)
#colors <- brewer.pal(length(targetgenelist), "Set1")

colors=c( "#E41A1C", "#377EB8", "#4DAF4A", "#984EA3", "#FF7F00",  "#A65628", "#F781BF",
          "#999999", "#66C2A5", "#FC8D62", "#8DA0CB", "#E78AC3", "#A6D854", "#FFD92F", "#E5C494", "#B3B3B3", 
          "#8DD3C7", "#FFFFB3", "#BEBADA", "#FB8072", "#80B1D3", "#FDB462", "#B3DE69", "#FCCDE5",
          "#D9D9D9", "#BC80BD", "#CCEBC5", "#FFED6F")


## code

targetmatvec=unlist(targetmat)+1
yrange=range(targetmatvec[targetmatvec>0]);
# yrange[1]=1; # set the minimum value to 1
for(i in 1:length(targetmat)){
  vali=targetmat[[i]]+1;
  if(i==1){
    plot(1:length(vali),vali,type='b',las=1,pch=20,main=paste('sgRNAs in',targetgene),ylab='Read counts',xlab='Samples',xlim=c(0.7,length(vali)+0.3),ylim = yrange,col=colors[(i %% length(colors))],xaxt='n',log='y')
    axis(1,at=1:length(vali),labels=(collabel),las=2)
    # lines(0:100,rep(1,101),col='black');
  }else{
    lines(1:length(vali),vali,type='b',pch=20,col=colors[(i %% length(colors))])
  }
}




# parameters
# Do not modify the variables beginning with "__"
targetmat=list(c(1314.3268684889267,1142.9673838625317),c(784.4852811919137,588.8283331649775),c(858.7087794124004,636.8596473506403),c(1781.3639572916818,1158.9778219244195),c(2198.1574472990305,1726.4589043402134),c(678.2885837379865,566.591613634578))
targetgene="LRIG1"
collabel=c("S05_MNSC501_F5","S06_MNSC501_F6")

# set up color using RColorBrewer
#library(RColorBrewer)
#colors <- brewer.pal(length(targetgenelist), "Set1")

colors=c( "#E41A1C", "#377EB8", "#4DAF4A", "#984EA3", "#FF7F00",  "#A65628", "#F781BF",
          "#999999", "#66C2A5", "#FC8D62", "#8DA0CB", "#E78AC3", "#A6D854", "#FFD92F", "#E5C494", "#B3B3B3", 
          "#8DD3C7", "#FFFFB3", "#BEBADA", "#FB8072", "#80B1D3", "#FDB462", "#B3DE69", "#FCCDE5",
          "#D9D9D9", "#BC80BD", "#CCEBC5", "#FFED6F")


## code

targetmatvec=unlist(targetmat)+1
yrange=range(targetmatvec[targetmatvec>0]);
# yrange[1]=1; # set the minimum value to 1
for(i in 1:length(targetmat)){
  vali=targetmat[[i]]+1;
  if(i==1){
    plot(1:length(vali),vali,type='b',las=1,pch=20,main=paste('sgRNAs in',targetgene),ylab='Read counts',xlab='Samples',xlim=c(0.7,length(vali)+0.3),ylim = yrange,col=colors[(i %% length(colors))],xaxt='n',log='y')
    axis(1,at=1:length(vali),labels=(collabel),las=2)
    # lines(0:100,rep(1,101),col='black');
  }else{
    lines(1:length(vali),vali,type='b',pch=20,col=colors[(i %% length(colors))])
  }
}



dev.off()
Sweave("S1B_c0_t1_summary.Rnw");
library(tools);

texi2dvi("S1B_c0_t1_summary.tex",pdf=TRUE);
